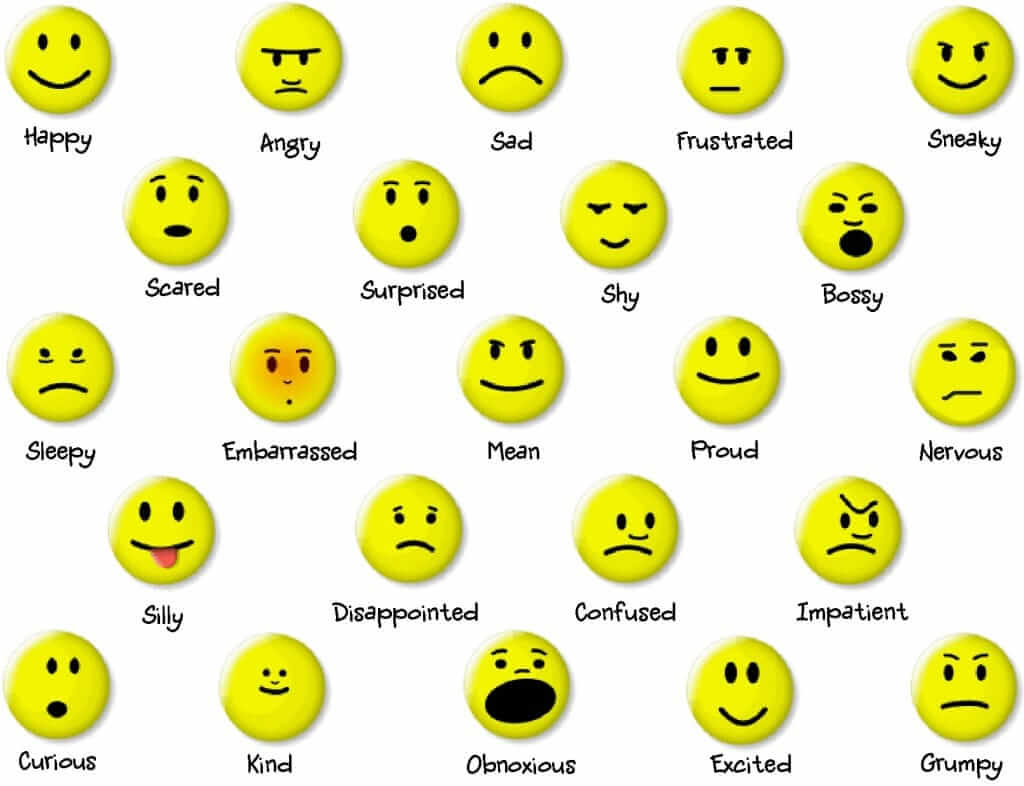
#> input picture AGV_emotions_attack/attacks/datasets/images_dataset/emo_images/selected_balanced_images_renamed/placeholder.jpg, 1024 x 786 px
$ python -i cartoon.py   (imports and definitions only)
#> lines starting #> are read from the running program, lines starting #| are printed output that depends on the picture; after the words box and inside, x2 and y2 are one past the last pixel; in counts of white or black regions, pixels touching at a corner belong together
import sys
import argparse
import time
import numpy as np
from collections import defaultdict
from scipy import stats
import cv2


def cartoonize(image):
    """
    convert image into cartoon-like image

    image: input PIL image
    """

    output = np.array(image)
    x, y, c = output.shape
#> x = 786; y = 1024; c = 3
    # hists = []
    for i in range(c):
        output[:, :, i] = cv2.bilateralFilter(output[:, :, i], 5, 50, 50)
        # hist, _ = np.histogram(output[:, :, i], bins=np.arange(256+1))
        # hists.append(hist)
    edge = cv2.Canny(output, 100, 200)
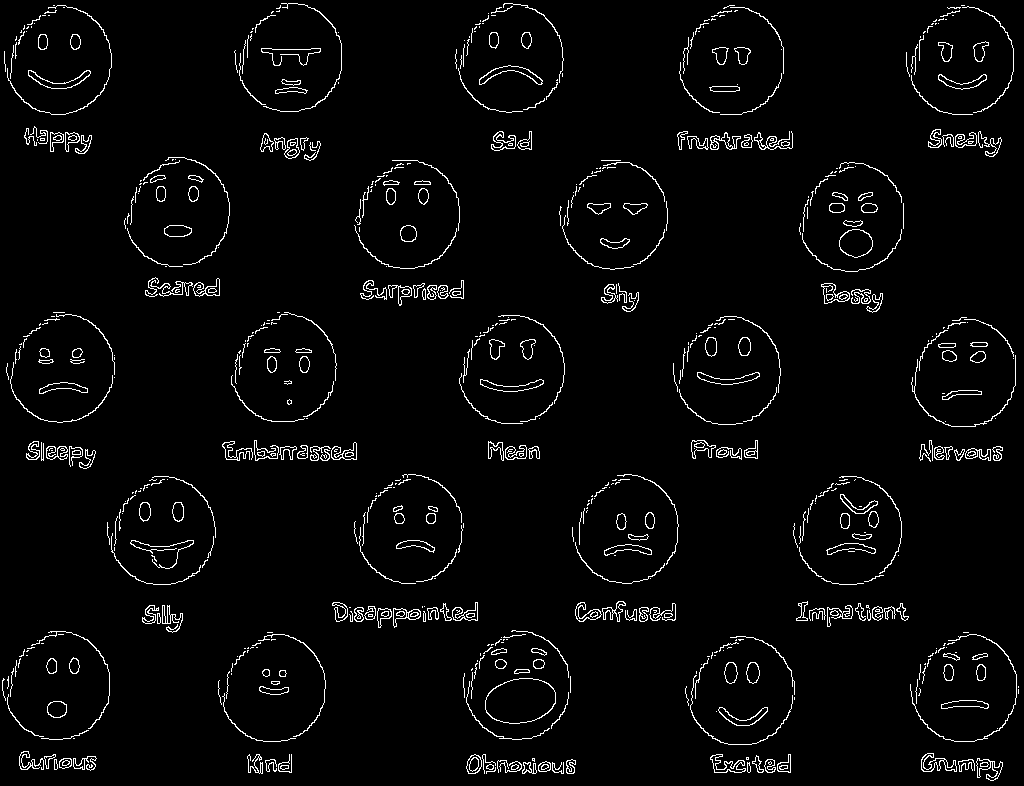
#> edge: shape (786, 1024); 3.3% white in thin lines or dots

    output = cv2.cvtColor(output, cv2.COLOR_RGB2HSV)
#> output: shape (786, 1024, 3); mean H, S, V 11.6, 57.8, 238.4

    hists = []
    #H
    hist, _ = np.histogram(output[:, :, 0], bins=np.arange(180+1))
#> hist = 180 values, max 532492 at index 0, min 0 at index 57, mean 4471.5
    hists.append(hist)
    #S
    hist, _ = np.histogram(output[:, :, 1], bins=np.arange(256+1))
#> hist = 256 values, max 531195 at index 0, min 136 at index 110, mean 3144
    hists.append(hist)
    #V
    hist, _ = np.histogram(output[:, :, 2], bins=np.arange(256+1))
#> hist = 256 values, max 484114 at index 254, min 65 at index 119, mean 3144
    hists.append(hist)

    C = []
    for h in hists:
        C.append(k_histogram(h))
#> this loop made 3 passes
#> after the loop, C = 3 items
    print("centroids: {0}".format(C))
#| centroids: [array([  0.,  19.,  30.,  36.,  45.,  60.,  85., 104., 120., 133., 149.,
#|        167.]), array([  0.,   6.,  20.,  36.,  52.,  70.,  88., 106., 124., 143., 162.,
#|        180., 196., 210., 224., 239., 252.]), array([  7.,  21.,  38.,  58.,  80., 102., 126., 148., 170., 183., 196.,
#|        211., 228., 241., 253.])]

    output = output.reshape((-1, c))
    for i in range(c):
        channel = output[:, i]
        index = np.argmin(np.abs(channel[:, np.newaxis] - C[i]), axis=1)
        output[:, i] = C[i][index]
    output = output.reshape((x, y, c))
#> output: shape (786, 1024, 3); mean H, S, V 11.6, 57.6, 237.7
    output = cv2.cvtColor(output, cv2.COLOR_HSV2RGB)

    contours, _ = cv2.findContours(edge,
                                   cv2.RETR_EXTERNAL,
                                   cv2.CHAIN_APPROX_NONE)
#> contours = 657 contours, 436 with area under 20; largest, box (x1, y1, x2, y2) and area: (485, 678, 556, 724) 2496, (839, 229, 873, 258) 716, (28, 70, 91, 89) 376, (479, 65, 543, 85) 373, (480, 379, 544, 392) 332
    #for i in range(len(contours)):
    #     tmp = contours[i]
    #     contours[i] = cv2.approxPolyDP(tmp, 2, False)
    cv2.drawContours(output, contours, -1, 0, thickness=1)
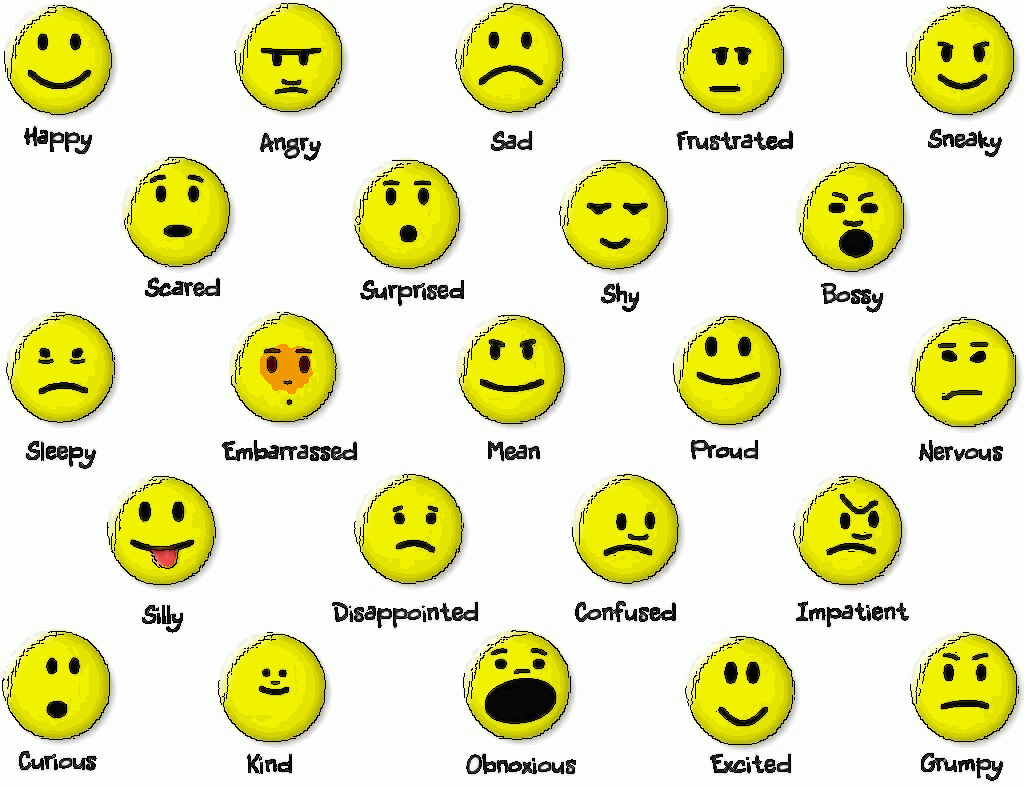
#> output: shape (786, 1024, 3); mean R, G, B 232.4, 232.2, 185.1
    return output

def update_C(C, hist):
    """
    update centroids until they don't change
    """
    while True:
        groups = defaultdict(list)
        #assign pixel values
        for i in range(len(hist)):
            if hist[i] == 0:
                continue
            d = np.abs(C-i)
            index = np.argmin(d)
            groups[index].append(i)

        new_C = np.array(C)
        for i, indice in groups.items():
            if np.sum(hist[indice]) == 0:
                continue
            new_C[i] = int(np.sum(indice*hist[indice])/np.sum(hist[indice]))
        if np.sum(new_C-C) == 0:
            break
        C = new_C
    return C, groups

def k_histogram(hist):
    """
    choose the best K for k-means and get the centroids
    """
    alpha = 0.1              # p-value threshold for normaltest
    N = 20                      # minimun group size for normaltest
    C = np.array([128])

    while True:
        C, groups = update_C(C, hist)

        #start increase K if possible
        new_C = set()     # use set to avoid same value when seperating centroid
        for i, indice in groups.items():
            #if there are not enough values in the group, do not seperate
            if len(indice) < N:
                new_C.add(C[i])
                continue

            # judge whether we should seperate the centroid
            # by testing if the values of the group is under a
            # normal distribution
            z, pval = stats.normaltest(hist[indice])
            if pval < alpha:
                #not a normal dist, seperate
                left = 0 if i == 0 else C[i-1]
                right = len(hist)-1 if i == len(C)-1 else C[i+1]
                delta = right-left
                if delta >= 3:
                    c1 = (C[i]+left)/2
                    c2 = (C[i]+right)/2
                    new_C.add(c1)
                    new_C.add(c2)
                else:
                    # though it is not a normal dist, we have no
                    # extra space to seperate
                    new_C.add(C[i])
            else:
                # normal dist, no need to seperate
                new_C.add(C[i])
        if len(new_C) == len(C):
            break
        else:
            C = np.array(sorted(new_C))
    return C

>>> import cv2
>>> picture = cv2.cvtColor(cv2.imread('../datasets/images_dataset/emo_images/selected_balanced_images_renamed/placeholder.jpg'), cv2.COLOR_BGR2RGB)
>>> result = cartoonize(picture)
